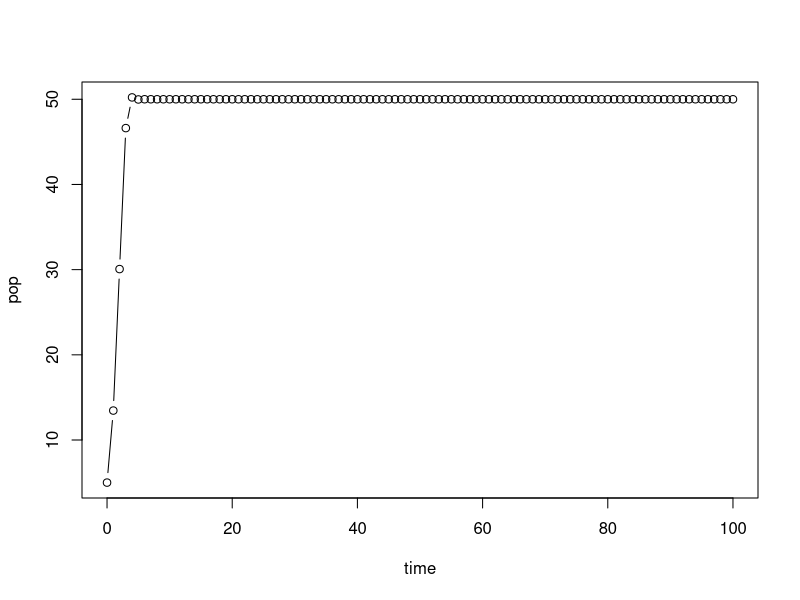
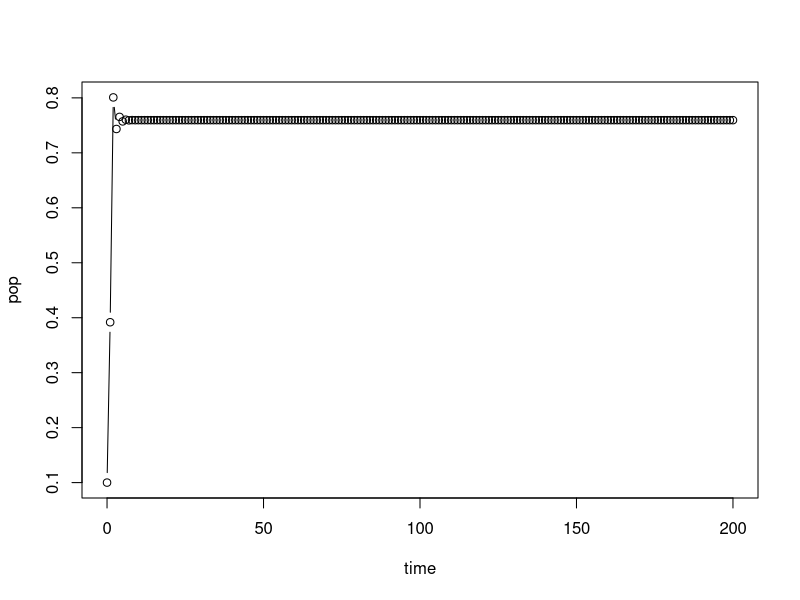

Source code (R) for these figures, in order:
# Exploring Ricker model
Ricker<-function(r,K,p0,lensim){
  pop<-c(p0)
  time<-c(0)
  # po<-rep(K,r)
  # print(po)
  
  for(it in c(1:lensim)){
    pt<-p0*exp(r*(1-(p0/K)))
    time<-c(time,it)
    pop<-c(pop,pt)
    p0<-pt
  }
  
  plot(time,pop,type="b")
  
}

#call the function
Ricker(r=1.1,K=50,p0=5,lensim=100) # bifurcation point r=1
#-------------------------------------------------------

# Exploring Hassell model
# help: https://jmahaffy.sdsu.edu/courses/s00a/math121/lectures/qual_discrete/qualdiscrete.html#Hassell
#       https://www.jstor.org/stable/pdf/3863.pdf?refreqid=excelsior%3A348907abb1bca7f039109d94db5667b5
#       http://lab.rockefeller.edu/cohenje/PDFs/231CohenUnexpectedDominanceHighFreqChaoticNonlinPpnModelsLet.pdf

Hassell<-function(r,a,b,p0,lensim){
  pop<-c(p0)
  time<-c(0)
  
  for(it in c(1:lensim)){
    pt<-(r*p0)/((1+(a*p0))^b)
    time<-c(time,it)
    pop<-c(pop,pt)
    p0<-pt
  }
  
  r1<-((b/(b-1)))^b
  r2<-((b/(b-2)))^b
  
  plot(time,pop,type="b")
  
  #provided b>2 (to get finite r2), these are the stability conditions:
  cat("For stable, monotonic approach towards eqm. upper limit of r should be",r1,"\n")

  cat("For stable, oscillatory approach towards eqm. upper limit of r should be within ",r1,"to",r2,"\n")
  
}

#call the function
Hassell(r=5, a=0.5, b=5, p0=0.1, lensim=200) #b~1.5 : contest, b~100 : scramble

#----------------------------------------------------------------------------------------------------
# Exploring Maynard Smith model
